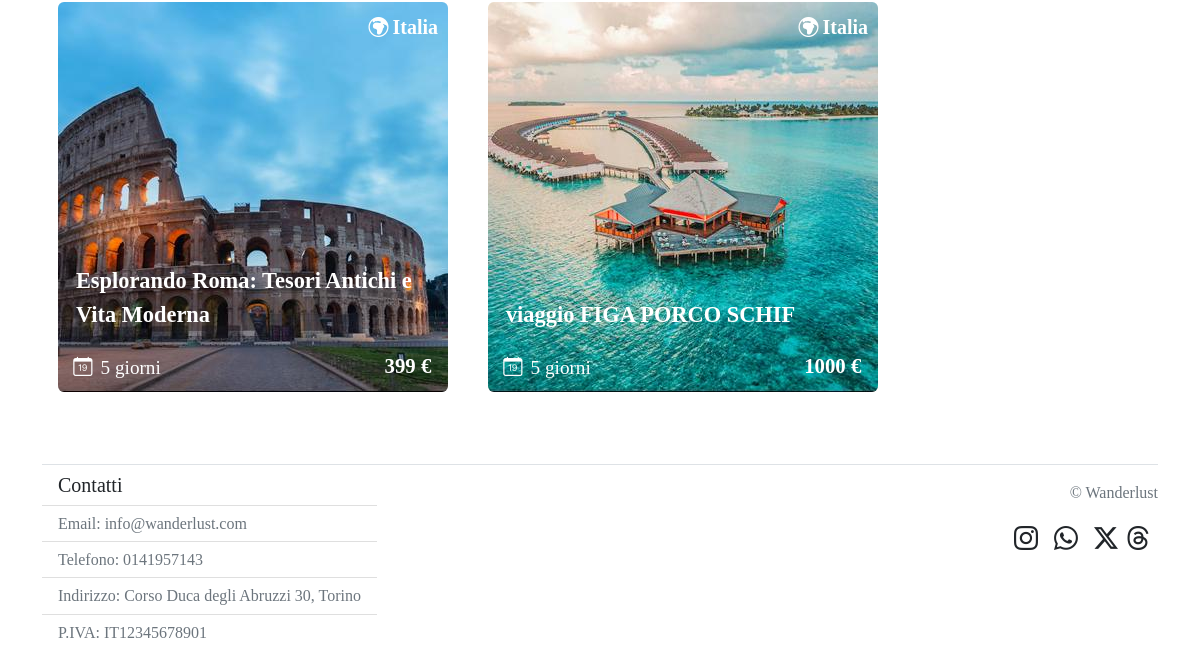
Page /home (lower part) on the earlier database version.
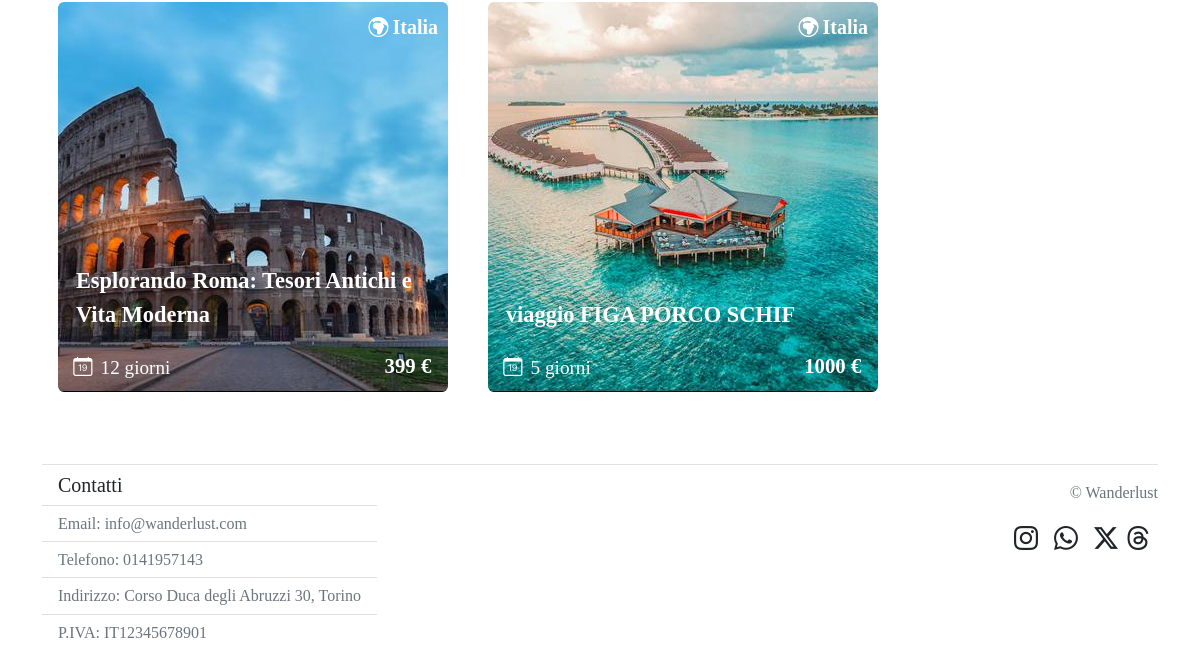
Same page on the later database version.
### tables this page shows
CREATE TABLE "viaggi" (
	"id"	INTEGER NOT NULL,
	"id_coordinatore"	INTEGER NOT NULL,
	"continente"	TEXT NOT NULL,
	"nazione"	TEXT NOT NULL,
	"data"	TEXT NOT NULL,
	"num_giorni"	TEXT NOT NULL,
	"aeroporto"	TEXT NOT NULL,
	"prezzo"	INTEGER NOT NULL,
	"descrizione"	TEXT NOT NULL,
	"img_viaggio"	TEXT NOT NULL UNIQUE,
	"approvato"	INTEGER NOT NULL,
	"titolo"	TEXT NOT NULL,
	PRIMARY KEY("id" AUTOINCREMENT)
);

### app.py (the view)
@app.route('/home', methods=['GET', 'POST'])
def home():
    viaggi_approvati = viaggi_dao.getViaggiApprovati()
    oggi = datetime.now().strftime('%Y-%m-%d')
    return render_template('home.html', viaggi_approvati=viaggi_approvati, oggi=oggi)

### viaggi_dao.py (called while the page is built)
def getViaggiApprovati():
    query = 'SELECT * FROM viaggi WHERE approvato = ?'
    connection = sqlite3.connect('db/wanderlust.db')
    connection.row_factory = sqlite3.Row
    cursor = connection.cursor()
    cursor.execute(query, (1,))
    result = cursor.fetchall()
    cursor.close()
    connection.close()
    return result

### templates/home.html (shortened to what this page needs)
{% extends "base.html" %}
{% block content %}
<section class="d-flex flex-wrap">
    {%for viaggio in viaggi_approvati%}
    <article class="me-4 ms-3 mb-4 image-container">
        <a href="{{url_for('pagina_viaggio', id_viaggio = viaggio.id)}}"><img class="zoomable rounded" src="{{url_for('static', filename = 'viaggio/'+viaggio.img_viaggio)}}" alt="Questa è l'immagine del viaggio in {{viaggio.nazione}}"></a>
        <div class="fav-button text-white d-flex justify-content-start fs-5">
            {%if viaggio.continente == 'Africa' or viaggio.continente=='Europa'%}
            <i class="bi bi-globe-europe-africa me-1"></i>
            {%elif viaggio.continente == 'NordAmerica' or viaggio.continente == 'SudAmerica'%}
            <i class="bi bi-globe-americas me-1"></i>
            {%elif viaggio.continente == 'Asia'%}
            <i class="bi bi-globe-central-south-asia me-1"></i>
            {%else%}
            <i class="bi bi-globe-asia-australia me-1"></i>
            {%endif%}
            <p class="fontCopperplate fw-semibold">{{viaggio.nazione}}</p>
        </div>
        <p class="titleImgPos">{{viaggio.titolo}}</p>
        <section class="d-flex justify-content-start align-items-center sectionDaysImgPos">
            <i class="bi bi-calendar-date me-2"></i>
            <p class="pMarginNegativo">{{viaggio.num_giorni}} giorni</p>
        </section>
        <p class="priceImgPos pMarginNegativo">{{viaggio.prezzo}} €</p>
    </article>
    {%endfor%}
</section>
{%endblock%}

Differences in the rows shown:
changed viaggi "Esplorando Roma: Tesori Antichi e Vita Moderna": num_giorni "5" → "12"
